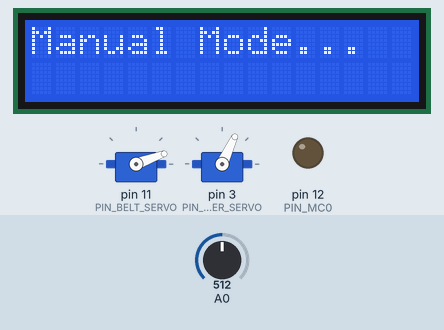
A sketch run on a simulated Arduino Uno, built with avr-gcc and run on an emulated ATmega328P. On the bench: 16×2 character LCD, 2 × servo, output pins drawn as LEDs (lit = HIGH). Inputs (shaded band) come from the test bench; at power-on: A0 = 512.

Above: at 1.2 s.
1.3 s: A0 set to 716
At 2.3 s:
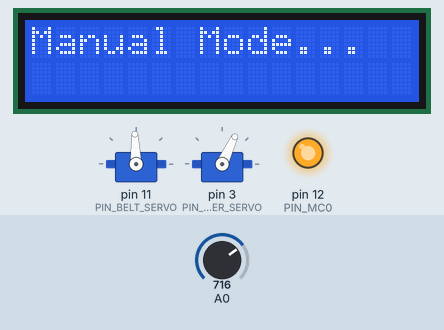
2.8 s: A0 set to 900
At 3.6 s:
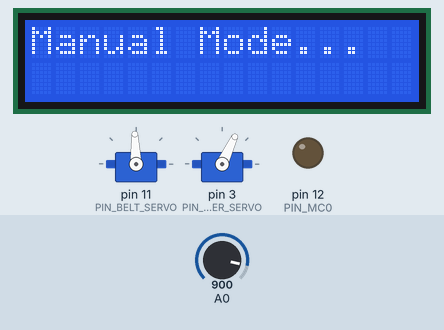
4.3 s: A0 set to 306
At 4.8 s:
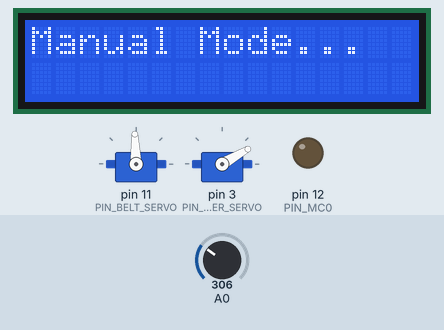
5.8 s: A0 set to 511
At 6.1 s:
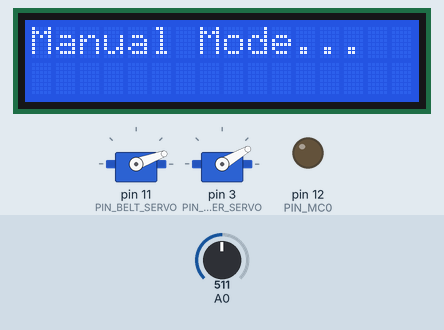
7.3 s: A0 set to 0
At 8.5 s:
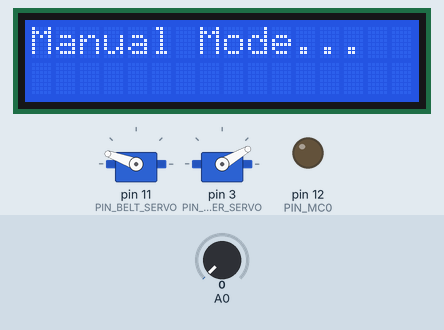
8.8 s: A0 set to 122
At 9.9 s:
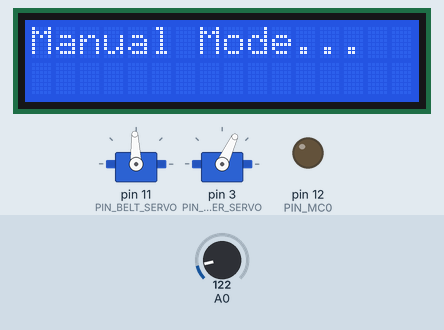
Timing chart, 0 to 11.3 s (numbered marks = the images above; inputs shaded):
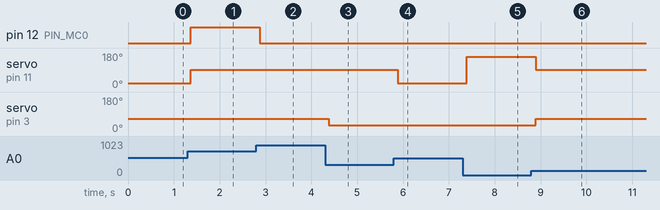

Measured:
- after the input at 1.3 s, pin 12 (PIN_MC0): LOW → HIGH after 0.07 s; servo on pin 11 (PIN_BELT_SERVO): 20° → 92° after 0.07 s
- after the input at 2.8 s, pin 12 (PIN_MC0): HIGH → LOW after 0.08 s
- after the input at 4.3 s, servo on pin 3 (PIN_LIFTER_SERVO): 65° → 30° after 0.08 s
- after the input at 5.8 s, servo on pin 11 (PIN_BELT_SERVO): 92° → 20° after 0.08 s
- after the input at 7.3 s, servo on pin 11 (PIN_BELT_SERVO): 20° → 160° after 0.09 s
- after the input at 8.8 s, servo on pin 11 (PIN_BELT_SERVO): 160° → 92° after 0.09 s; servo on pin 3 (PIN_LIFTER_SERVO): 30° → 65° after 0.09 s

The sketch:

lab7.ino
```cpp
#include <Servo.h>
#include <LiquidCrystal.h>

LiquidCrystal lcd(8, 13, 9, 4, 5, 6, 7);


/*--- timing constants ---*/
const float BELT_CM_SEC = 8.33;   //8.33cm/sec

const int TIME_BETWEEN_LIFTER_AND_EXTRUDER_MS = 500;
const int TIME_EXTRUDE_COOKIE_MS = 8000;
const int TIME_LIFTER_SETTLE_MS =  1000;
const int TIME_BELT_BETWEEN_COOKIES_MS = 900;
/*--- timing constants ---*/

/*--- variables used for keypresses ---*/
const int KEY_SELECT = 4;
const int KEY_LEFT = 3;
const int KEY_DOWN = 2;
const int KEY_UP = 1;
const int KEY_RIGHT = 0;
const int KEY_NONE = -1;
const int NUM_KEYS = 5;

int adc_key_val[NUM_KEYS] = {50, 200, 400, 600, 800 };
int adc_key_in;
int key = KEY_NONE;
int oldkey = KEY_NONE;
/*--- variables used for keypresses ---*/


/*--- outputs for h bridge controller ---*/
const int PIN_MC0=12;
const int PIN_MC1=13;
/*--- outputs for h bridge controller ---*/

/*--- variables for optical sensor ---*/
const int PIN_TRAY_SENSOR = 2;
/*--- variables for optical sensor ---*/


/*-- Servo motor variables --*/
const int BELT_FORWARD = 20;
const int BELT_BACKWARD = 160;
const int BELT_STOP = 92;
int beltPosition;

const int LIFTER_UP=65;
const int LIFTER_DOWN=30;
int lifterPosition;

const int PIN_BELT_SERVO = 11;
const int PIN_LIFTER_SERVO = 3;
Servo beltServo;
Servo lifterServo;
/*-- Servo motor variables --*/

/*--- State machine variables ---*/
const int STATE_WAIT_INPUT = 0;
const int STATE_MOVE_EXTRUDER = 1;
const int STATE_PRINT_COOKIES = 2;
const int STATE_FINISH = 3;

int currentState;
/*--- State machine variables ---*/


/*--- extruder motor functions ---*/
void pushExtruder()
{
 digitalWrite(PIN_MC0,HIGH);
 digitalWrite(PIN_MC1,LOW);
}

void pullExtruder()
{
 digitalWrite(PIN_MC1,HIGH);
 digitalWrite(PIN_MC0,LOW);
}

void stopExtruder()
{
 digitalWrite(PIN_MC0,LOW);
 digitalWrite(PIN_MC1,LOW);
}

/*--- extruder motor functions ---*/


void setup()
{
  currentState = STATE_WAIT_INPUT;

  pinMode(PIN_TRAY_SENSOR,INPUT);
  pinMode(PIN_MC0,OUTPUT);
  pinMode(PIN_MC1,OUTPUT);

  lcd.clear();
  lcd.begin(16, 2);
  lcd.clear();
  lcd.print("Manual Mode...");

  beltServo.attach(PIN_BELT_SERVO);
  beltPosition = BELT_STOP;

  lifterServo.attach(PIN_LIFTER_SERVO);
  lifterPosition = LIFTER_UP;

  stopExtruder();
}

void loop()
{
  adc_key_in = analogRead(0);      // read the value from the sensor
  key = get_key(adc_key_in);

  //control conveyor belt

  if(key==KEY_LEFT)
    beltPosition = BELT_FORWARD;
  else if (key==KEY_RIGHT)
    beltPosition = BELT_BACKWARD;
  else
    beltPosition = BELT_STOP;

  //control lifter

  if(key==KEY_UP)
    lifterPosition=LIFTER_UP;
  else if (key == KEY_DOWN)
    lifterPosition=LIFTER_DOWN;

  //control Extruder
  if (key==KEY_SELECT)
    pushExtruder();
  else
    stopExtruder();


  beltServo.write(beltPosition);
  lifterServo.write(lifterPosition);
  delay(100);
}

// Convert ADC value to key number
int get_key(unsigned int input)
{
    int k;

    for (k = 0; k < NUM_KEYS; k++) {
      if (input < adc_key_val[k])
        return k;
    }

    if (k >= NUM_KEYS)             // No valid key pressed
      k = -1;

    return k;
}
```
